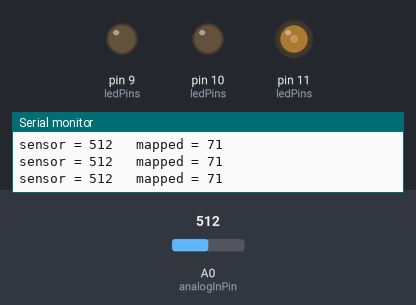
A sketch run on a simulated Arduino Uno, built with avr-gcc and run on an emulated ATmega328P. On the bench: output pins drawn as LEDs (lit = HIGH), the last lines printed to the serial monitor. The test bench sets the inputs (shaded band); at power-on: A0 (analogInPin) = 512.

Above: at 1.2 s.
1.3 s: A0 (analogInPin) set to 716
At 2.6 s:
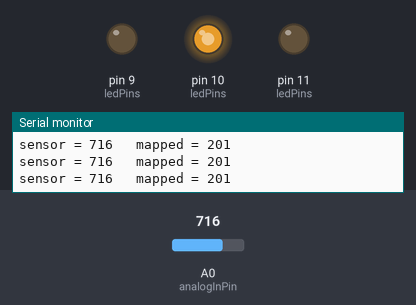
4.3 s: A0 (analogInPin) set to 511
At 5.3 s:
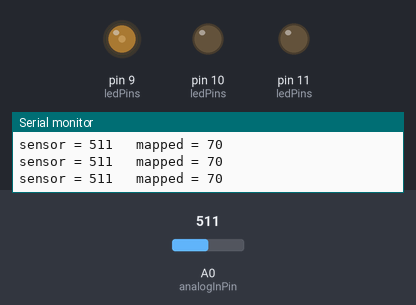
7.3 s: A0 (analogInPin) set to 306
At 7.9 s:
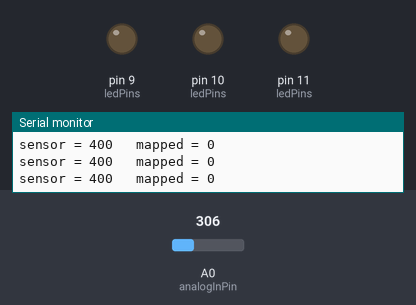
8.8 s: A0 (analogInPin) set to 393
10.3 s: A0 (analogInPin) set to 418
At 11.5 s:
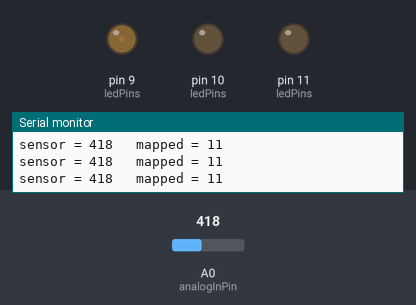
13.3 s: A0 (analogInPin) set to 122
At 14.0 s:
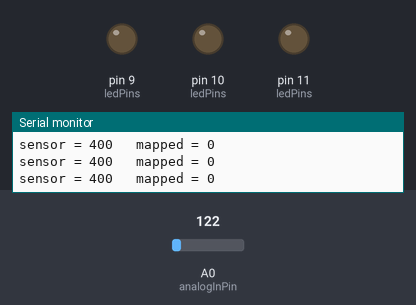
Timing chart, 0 to 16.3 s (numbered marks = the images above; inputs shaded):
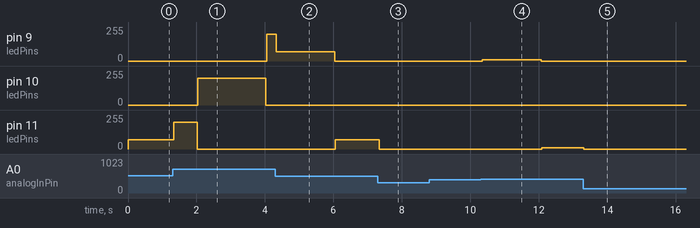

Measured:
- after the input at 1.3 s, pin 9 (ledPins): 0/255 → 201/255 after 2.7 s; pin 11 (ledPins): 71/255 → 201/255 at once, → 0/255 0.68 s later
- after the input at 4.3 s, pin 9 (ledPins): 201/255 → 70/255 at once, → 0/255 1.7 s later; pin 11 (ledPins): 0/255 → 70/255 after 1.8 s
- after the input at 7.3 s, pin 10 (ledPins): stays 0/255 (without the input it goes to 201/255 after 0.77 s); pin 11 (ledPins): 70/255 → 0/255 after 0.04 s instead of 0.75 s
- after the input at 10.3 s, pin 9 (ledPins): 0/255 → 11/255 at once, → 0/255 1.7 s later; pin 11 (ledPins): 0/255 → 11/255 after 1.8 s
- after the input at 13.3 s, pin 9 (ledPins): stays 0/255 (without the input it goes to 11/255 after 2.8 s); pin 10 (ledPins): stays 0/255 (without the input it goes to 11/255 after 0.81 s); pin 11 (ledPins): 11/255 → 0/255 after 0.02 s instead of 0.79 s

The sketch:

a3_input_output.ino
```cpp
const int analogInPin = A0; // the analog input pin for the sensor
const int ledPins[3] = {11, 10, 9}; // the digital output pins for the three LEDs (red, green, blue)

int sensorValue;  // stores the averaged sensor value
int mappedValue;  // stores the sensor value mapped to LED brightness
int readings[10]; // array to hold a set of past 10 sensor readings for averaging
long total = 0;  // running total of readings (used for averaging)
int prevSensorValue = 0;  // stores the previous sensor value

unsigned long start;  // store the start time

void setup() {
  // initialize each LED pin as an output
  for (int ledPin : ledPins) {
    pinMode(ledPin, OUTPUT);
  }
  Serial.begin(9600);   // start serial communication

}

void loop() {
  // loop through each LED pin
  for (int ledPin : ledPins) {
    // turn off all LEDs before lighting up the current one
    for (int ledPin : ledPins) {
      analogWrite(ledPin, 0);
    }

    start = millis();  // record the current time as the start of this LED’s 2-second phase
    // keep updating LED brightness for 2 seconds
    while (millis() - start < 2000) {

      averageReadings();  // calculate the average of recent sensor readings

      // compute the average value by dividing the total by the number of readings
      sensorValue = total / (sizeof(readings) / sizeof(readings[0]));

      // constrain sensor values to the range 400–800 to filter out extreme values
      sensorValue = constrain(sensorValue, 400, 800);

      // map the sensor value (400–800) to LED brightness (0–255)
      mappedValue = map(sensorValue, 400, 800, 0, 255);

      // print out sensor and mapped values to the serial monitor
      Serial.print("sensor = ");
      Serial.print(sensorValue);
      Serial.print("\t mapped = ");
      Serial.println(mappedValue);

      // set LED brightness based on mapped sensor value
      analogWrite(ledPin, mappedValue);

      delay(10);  // wait 10 ms before taking the next reading
    }
  }

}

// helper method to compute the average of multiple sensor readings
void averageReadings() {
  total = 0;  // reset total before new averaging loop

  // loop through each slot in the readings array
  for (int reading : readings) {
    int sensorValue = analogRead(analogInPin);  // take a new analog reading from the sensor pin

    // if the new reading spikes more than 2.5× the previous one, treat it as noise
    if (prevSensorValue > 0 && sensorValue > 2.5 * prevSensorValue) {
      sensorValue = prevSensorValue;  // replace spike with previous stable value
    }
    reading = sensorValue;   // assign the sensor value to the local variable for reading
    total += sensorValue; // add the reading to the running total
    prevSensorValue = sensorValue;  // store this reading as the previous one for the next iteration
  }
}
```
